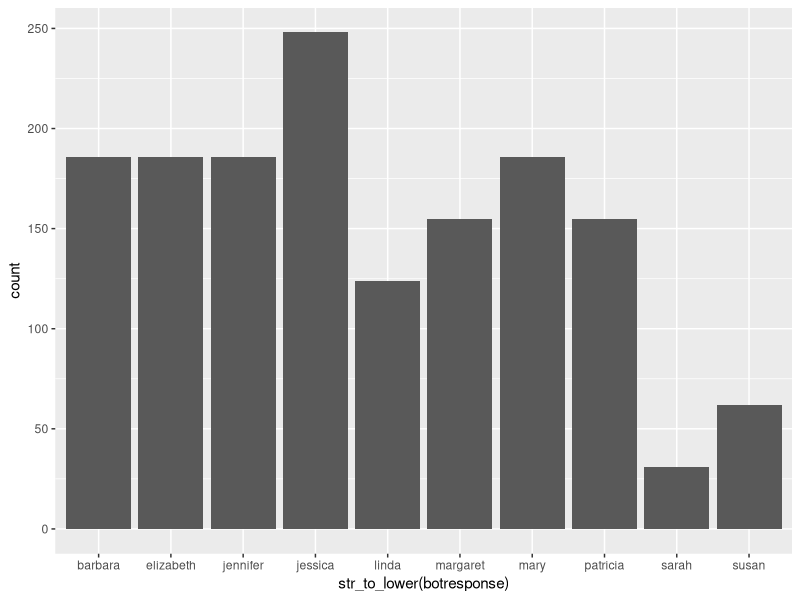
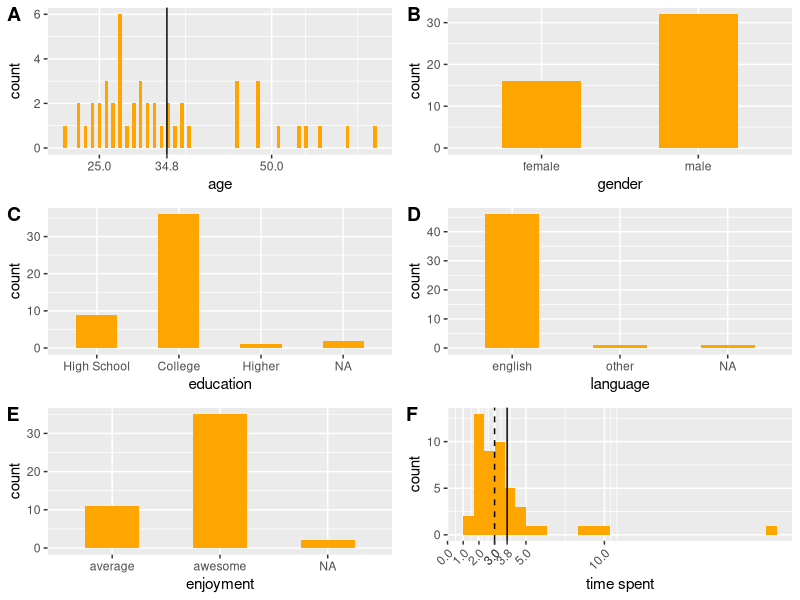
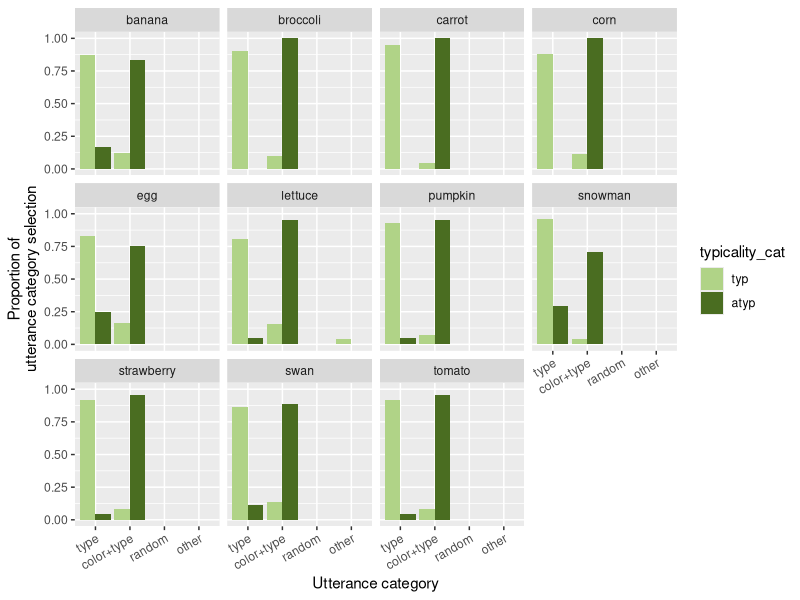
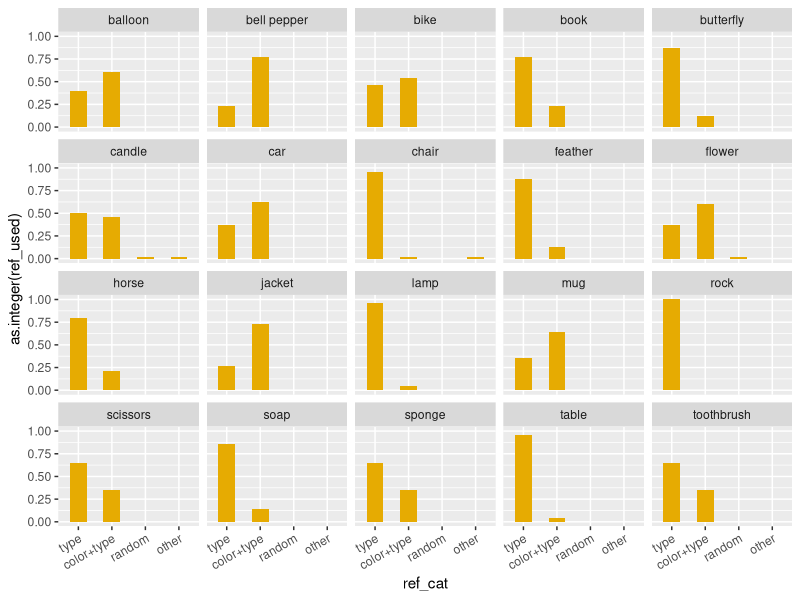

Generate these figures, in order, with R:
## ---- chunk 1
knitr::opts_chunk$set(echo = TRUE)
## ---- chunk 2
library(cowplot)
library(plyr)
library(tidyverse)
library(here)

df_import = read_csv(here("data","01_norming","02_main","05_OMP-multchoice","data.csv"),
              col_types = list(
                .default = col_character(),
                HitCorrect = col_double(),
                age = col_double(),
                endTime = col_double(),
                enjoyment = col_double(),
                refexp1_checked = col_logical(),
                refexp2_checked = col_logical(),
                refexp3_checked = col_logical(),
                refexp4_checked = col_logical(),
                refexp_other = col_character(),
                startTime = col_double(),
                timeSpent = col_double(),
                trial_number = col_double()
              )) %>%
  # exclude test
  # weird filter property that it will exclude NAs
  filter(is.na(comments) | comments != "TEST")
## ---- chunk 3
ggplot(df_import,aes(x=str_to_lower(botresponse))) +
  geom_histogram(stat="count")
## ---- chunk 4

df_clean = df_import %>% 
  # exclude multiple submissions
  arrange(startTime) %>% 
  distinct(anon_worker_id,trial_number, .keep_all = TRUE) %>% 
  # exclude participants who didn't do the hit correctly or were confused (self reportedly)
  filter(HitCorrect==1)
  # exclude participants who are more than 2 std away from median responses
  # group_by(anon_worker_id) %>%
  # filter()

# number of participants before exclusion (20)
length(unique(df_import$anon_worker_id))
# number of participants after exclusion (20)
length(unique(df_clean$anon_worker_id))


df = df_clean %>%
  select(color,type,typicality_cat,refexp1,refexp1_checked,refexp2,refexp2_checked,refexp3,refexp3_checked,refexp4_checked,refexp_other,trial_number,anon_worker_id) %>% 
  mutate(col_type = paste(color,type,sep = "_"))
## ---- chunk 5
# other info
engl_spellings = c("english", "englis", "eng", "engilsh", "englsh", "en")

df_subj = df_clean %>% 
  select(age,gender,education,languages,enjoyment,timeSpent,HitCorrect,comments,anon_worker_id) %>% 
  distinct() %>% 
  mutate_at(vars(languages), funs(str_to_lower(.))) %>% 
  mutate_at(vars(languages), funs(ifelse(. %in% engl_spellings, "english", .))) %>% 
  mutate(lang=ifelse(languages == "english","english","other")) %>% 
  mutate_at(vars(age), funs(as.integer(.))) %>% 
  mutate_at(vars(enjoyment), 
            funs(ifelse(.==1,"average",
                        ifelse(.==2,"awesome","other")))) %>% 
  mutate(edu = ifelse(str_detect(education,"high_school"),"High School",
                      ifelse(str_detect(education,"college"),"College","Higher"))) %>% 
  mutate_at(vars(edu), funs(fct_relevel(.,"High School", "College", "Higher"))) %>% 
  # person who misunderstood age question
  mutate_at(vars(age), funs(ifelse(age==1988,2019-1988,age)))


mean_age = round(mean(df_subj$age),digits = 1)
p_age = ggplot(df_subj,aes(x=age)) +
  geom_bar(width = .5,
           fill = "orange") +
  geom_vline(xintercept= mean_age) +
  scale_x_continuous(breaks=c(25,50,75,mean_age))

p_gen = ggplot(df_subj,aes(x=gender)) +
  geom_bar(width = .5,
           fill = "orange")

p_edu = ggplot(df_subj,aes(x=edu)) +
  geom_bar(width = .5,
           fill = "orange") +
  xlab("education")
  # theme(axis.text.x = element_text(angle = 25, hjust = 1))

p_lang = ggplot(df_subj,aes(x=lang)) +
  geom_bar(width = .5,
           fill = "orange") +
  xlab("language")
  # theme(axis.text.x = element_text(angle=45,hjust=1))

p_enj = ggplot(df_subj,aes(x=enjoyment)) +
  geom_bar(width = .5,
           fill = "orange")

mean_time = round(mean(df_subj$timeSpent), digits = 1)
median_time = round(median(df_subj$timeSpent), digits = 1)
p_time = ggplot(df_subj,aes(x=timeSpent)) +
  geom_histogram(fill = "orange") +
  geom_vline(xintercept=mean_time) +
  geom_vline(xintercept=median_time,linetype="dashed") +
  scale_x_continuous(breaks=c(median_time,mean_time,floor(0),floor(1),floor(2),floor(3),floor(5),floor(10))) +
  xlab("time spent") +
  theme(axis.text.x = element_text(angle = 45, hjust = 1))

plot_grid(p_age,p_gen,p_edu,p_lang,p_enj,p_time, labels = "AUTO", ncol = 2, align = 'v')

## ---- chunk 6
df_plot = df %>%
  # repair compound nouns
  mutate_at(vars(type), 
            funs(ifelse(type=="bellpepper","bell pepper",type))) %>% 
  # utterance selection
  mutate(utterance = case_when(
    refexp1_checked ~ refexp1,
    refexp2_checked ~ refexp2,
    refexp3_checked ~ refexp3,
    refexp4_checked ~ refexp_other,
    TRUE ~ "NA"
  )) %>% 
  # make columns according to utterance types
  mutate(
         utt_color_modified = utterance == paste(color,type,sep=" "),
         utt_type_only = utterance == type,
         utt_other = refexp4_checked,
         utt_random = ifelse(!utt_color_modified & !utt_type_only & !utt_other, T, F)
  ) %>%
  gather(ref_cat,ref_used,utt_color_modified,utt_type_only,utt_random,utt_other) %>%
  # change order of factor levels in ref_cat
  mutate_at(vars(ref_cat), 
            funs(fct_relevel(ref_cat, "utt_type_only", "utt_color_modified", "utt_random", "utt_other"))) %>%
  # rename factor levels in ref_cat
  mutate_at(vars(ref_cat),
            funs(mapvalues(ref_cat, 
                           from=c("utt_type_only", "utt_color_modified", "utt_random", "utt_other"),
                           to=c("type", "color+type", "random", "other")))) %>% 
  # change order of factor levels in typicality
  mutate_at(vars(typicality_cat),
            funs(fct_relevel(typicality_cat,"typ","atyp","noncd"))) %>% 
  select(col_type,color,type,typicality_cat,utterance,ref_cat,ref_used,trial_number,anon_worker_id)
## ---- chunk 7

df_cd = df_plot %>% 
  filter(typicality_cat!="noncd")

# no "other" utterances
# df_cd %>% 
#   filter(ref_used == TRUE,
#          ref_cat == "utt_other") %>% 
#   select(col_item, utterance) %>% 
#   arrange(col_item)

# all

ggplot(df_cd,aes(x=ref_cat,
                 y=as.integer(ref_used),
                 fill=typicality_cat)) +
  facet_wrap(vars(type)) +
  # mean
  stat_summary(fun.y = "mean",
               geom = "bar",
               position = position_dodge(width = 0.9)) +
  # error bars 
  stat_summary(fun.data = "mean_cl_boot",
               geom = "linerange",
               color = "darkgrey",
               position = position_dodge(width = 0.9)) +
  theme(axis.text.x = element_text(angle = 30, hjust = 1)) +
  scale_fill_manual(values=c("#b0d387", "#4a6d21")) +
  ylab("Proportion of\nutterance category selection") +
  xlab("Utterance category")

sum_file = df_cd %>%
  filter(ref_used) %>% 
  select(col_type, color, type, typicality_cat, ref_cat, anon_worker_id)
write.csv(sum_file, here("data","01_norming","02_main","multchoice_data.csv"), row.names = FALSE)

## ---- chunk 8

df_noncd = df_plot %>% 
  filter(typicality_cat=="noncd")

# df_noncd %>% 
#   filter(ref_used == TRUE,
#          ref_cat == "utt_other") %>% 
#   select(col_item, utterance) %>% 
#   arrange(col_item)

ggplot(df_noncd,aes(x=ref_cat,
                 y=as.integer(ref_used))) +
  facet_wrap(vars(type)) +
  # mean
  stat_summary(fun.y = "mean",
               geom = "bar",
               fill = "#E6AB02",
               width = .5) +
  # error bars 
  stat_summary(fun.data = "mean_cl_boot",
               geom = "linerange",
               color = "darkgrey",
               position = position_dodge(width = 0.9)) +
  theme(axis.text.x = element_text(angle = 30, hjust = 1))

